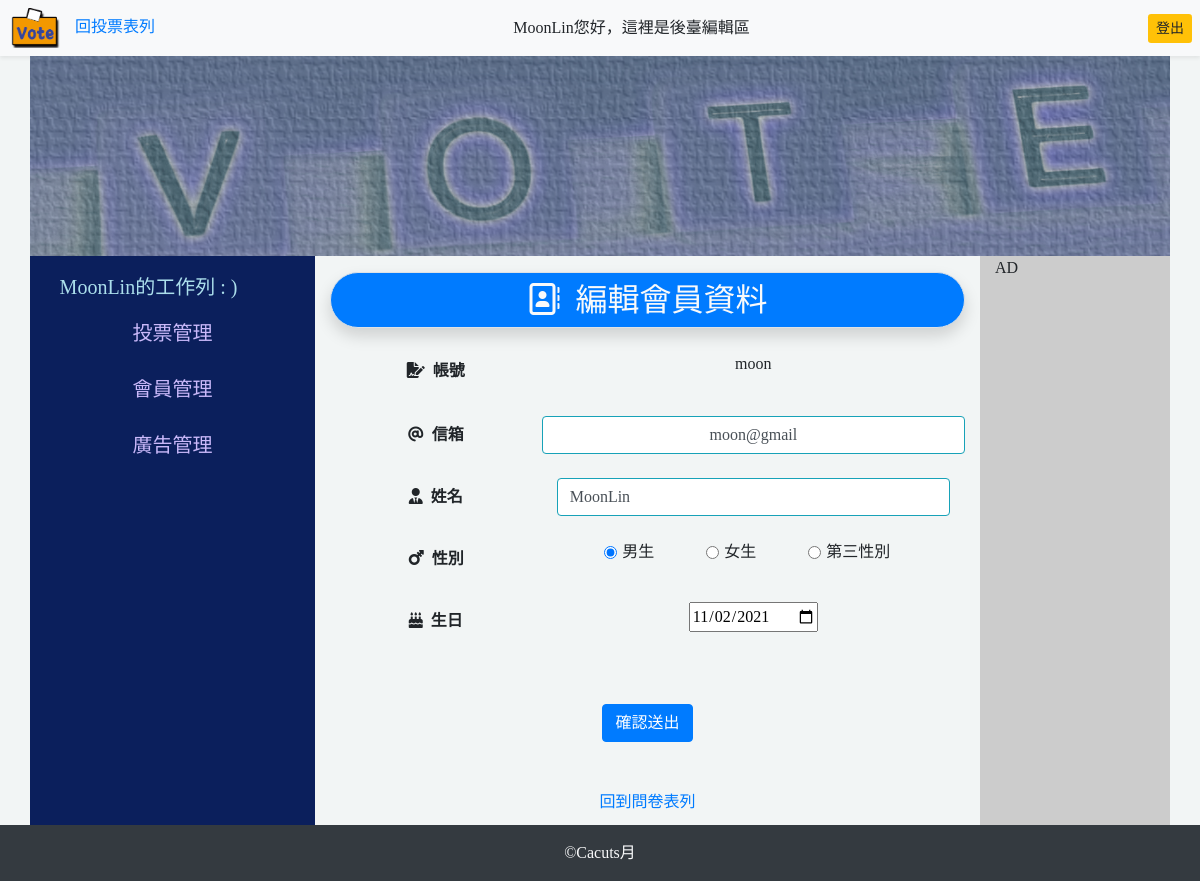
Page /backend/index.php?do=member (signed in) on the committed database.
### tables this page shows
CREATE TABLE `users` (
  `id` int(11) UNSIGNED NOT NULL,
  `account` varchar(24) NOT NULL COMMENT '帳號',
  `password` varchar(24) NOT NULL COMMENT '密碼',
  `email` varchar(64) NOT NULL COMMENT '信箱',
  `name` varchar(12) NOT NULL COMMENT '姓名',
  `gender` varchar(16) NOT NULL COMMENT '性別',
  `birthday` date NOT NULL COMMENT '生日',
  `note` varchar(11) NOT NULL COMMENT '備註'
);

### backend/index.php (the view, shortened to what this page needs)
<!DOCTYPE html>
<html lang="en">
<head>
    <link rel="stylesheet" href="https://cdnjs.cloudflare.com/ajax/libs/font-awesome/6.0.0-beta3/css/all.min.css" />
    <link rel="stylesheet" href="https://stackpath.bootstrapcdn.com/bootstrap/4.2.1/css/bootstrap.min.css">
</head>
<body>
<nav class="bg-light shadow-sm py-2 px-2 text-right my-0 d-flex justify-content-between">
<div class="my-0">
        <a href="../index.php">
        <img src="../img/logo1.png" alt="LOGO" width="55px" height="40px" >
        </a>
        <a class="px-2" href="../index.php">回投票表列</a>
    </div>
<?php
if(isset($_SESSION['user'])){
    echo "<span class='pr-5 my-auto'>{$_SESSION['name']}您好，這裡是後臺編輯區</span>";
    echo "<a href='../logout.php' class='btn-sm btn-warning my-auto'>登出</a>";
}
?>
</nav>
<header class="container bg-warning">
    <div class="row">
    <a  href="index.php">
        <img class="img" src="../img/vote-header.jpg" alt="標題圖" >
    </a>
    </div>
</header>
<main class="d-flex row px-0 container mx-auto">
    <aside class="container col-3 member ">
    <div class="row-cols-1  d-flex flex-column">
        <?php
        if(isset($_SESSION['user'])){
            echo "<span class='pr-5 mt-3 '>{$_SESSION['name']}的工作列 : )</span>";
        }
        ?>
            <a class="px-2 mt-3 a" href="?do=show_vote_list">投票管理</a>
            <a class="px-2 mt-3 a" href="?do=member">會員管理</a>
            <?php
            if($_SESSION['id']==1){
            ?>
            <a class="px-2 mt-3 a" href="?do=adImg">廣告管理</a>
            <?php
            }
            ?>
        </div>
    </aside>
<section class="container col-7">
    <?php
    $do=(isset($_GET['do']))?$_GET['do']:'manage_vote';
    $file=$do.".php";
    if(file_exists($file)){
        include $file;
    }else{
        include "manage_vote.php";
    }
    ?>
</section>
<div class="container col-2 ad ">
AD
</div>
</main>
<footer class="py-3 text-center text-light bg-dark container-fluid">
    &copy;Cacuts月
</footer>
</body>
</html>

### backend/member.php (shortened to what this page needs)
<?php
$sql="SELECT * FROM `users`
        WHERE `account`='{$_SESSION['user']}'";
$user=$pdo->query($sql)->fetch();
?>
<div class="header box box1 border rounded-pill mt-3 bg-primary shadow">
    <h2 class="text-center text-light pt-2"><i class="far fa-address-book">&nbsp;&nbsp;編輯會員資料</i></h2>
</div>
<div class="container" style="height:508px">
<form action="../api/edit_user.php?user=<?=$_SESSION['user'];?>" method="post" id="regForm" class="text-center">
<div class="form-group row mt-4">
    <label for="account" class="col-sm-4 col-form-label text-center "><i
    class="fas fa-file-signature">&nbsp;&nbsp;帳號</i></label>
    <div class=" col-sm-8 ">
        <p class="border-info" id="account" name="account"><?=$user['account'];?></p>
    </div>
</div>
<div class="form-group row mt-4">
    <label for="email" class="col-sm-4 col-form-label text-center"><i class="fas fa-at ">&nbsp;&nbsp;信箱</i></label>
    <input type="email" class="form-control col-sm-8 text-center border-info" id="email" name="email" value="<?=$user['email'];?>">
</div>
<div class="form-group row mt-4">
    <label for="name" class="col-sm-4 col-form-label text-center">
        <i class="fas fa-user-tie">&nbsp;&nbsp;姓名</i></label>
    <div class=" col-sm-8 ">
        <input type="text" class="form-control border-info" id="name" name="name" value="<?=$user['name'];?>">
    </div>
</div>
<div class="form-group row mt-4">
    <legend class="col-form-label col-sm-4 text-center" ><i class="fas fa-mars-stroke">&nbsp;&nbsp;性別</i></legend>
        <div class="col-sm-8">
            <div class="form-check-inline mr-5">
                <input class="form-check-input " type="radio" name="gender" id="man" value="man" checked>
                <label class="form-check-label" for="man">男生</label>
            </div>
            <div class="form-check-inline mr-5">
                <input class="form-check-input " type="radio" name="gender" id="Woman" value="woman">
                <label class="form-check-label" for="Woman">女生</label>
            </div>
            <div class="form-check-inline">
                <input class="form-check-input " type="radio" name="gender" id="Third gender" value="third_gender">
                <label class="form-check-label" for="Third gender">第三性別</label>
            </div>
        </div>
</div>
<div class="form-group row mt-4">
    <label for="birthday" class="col-sm-4 col-form-label text-center">
        <i class="fas fa-birthday-cake">&nbsp;&nbsp;生日</i></label>
    <div class="col-sm-8">
        <input type="date" class="date" id="birthday" name="birthday" value="<?=$user['birthday'];?>">
    </div>
</div>
<div><input type="submit" class="btn btn-primary mt-5" value="確認送出"></div>
</form>
<div class="container text-center mt-5">
    <a  href="index.php">回到問卷表列</a>
</div>
</div>

### backend/index.php (style rules this page uses)
body { background-color: #f2f5f5; font-family: Microsoft JhengHei; }
header { height: 200px; overflow: hidden; }
.img { filter:contrast(50%); }
section { height:625px; overflow: scroll; }
.ad { background-color: #CCC; }
.member { text-align: center; background-color:#0b1f5c; color: #abdeeb; font-size: 20px; }
.a { color:#cab9fa; height: 40px; }
footer { position: fixed; bottom: 0px; width: 1110px; }

### rows in the picture
users: account "moon", email "moon@gmail", name "MoonLin", birthday "11/02/2021"

### other values in the picture
$_SESSION['name'] "MoonLin"
